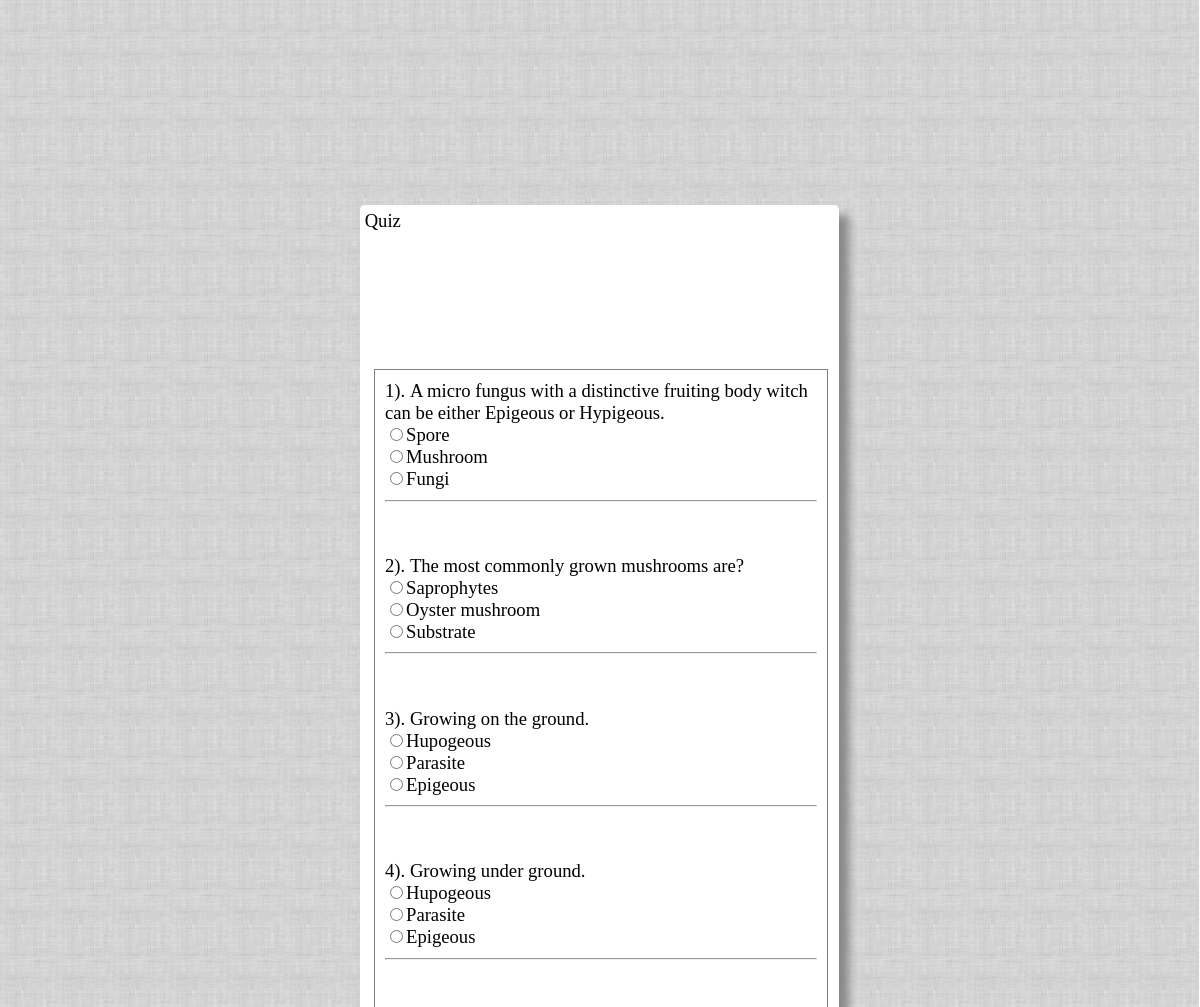
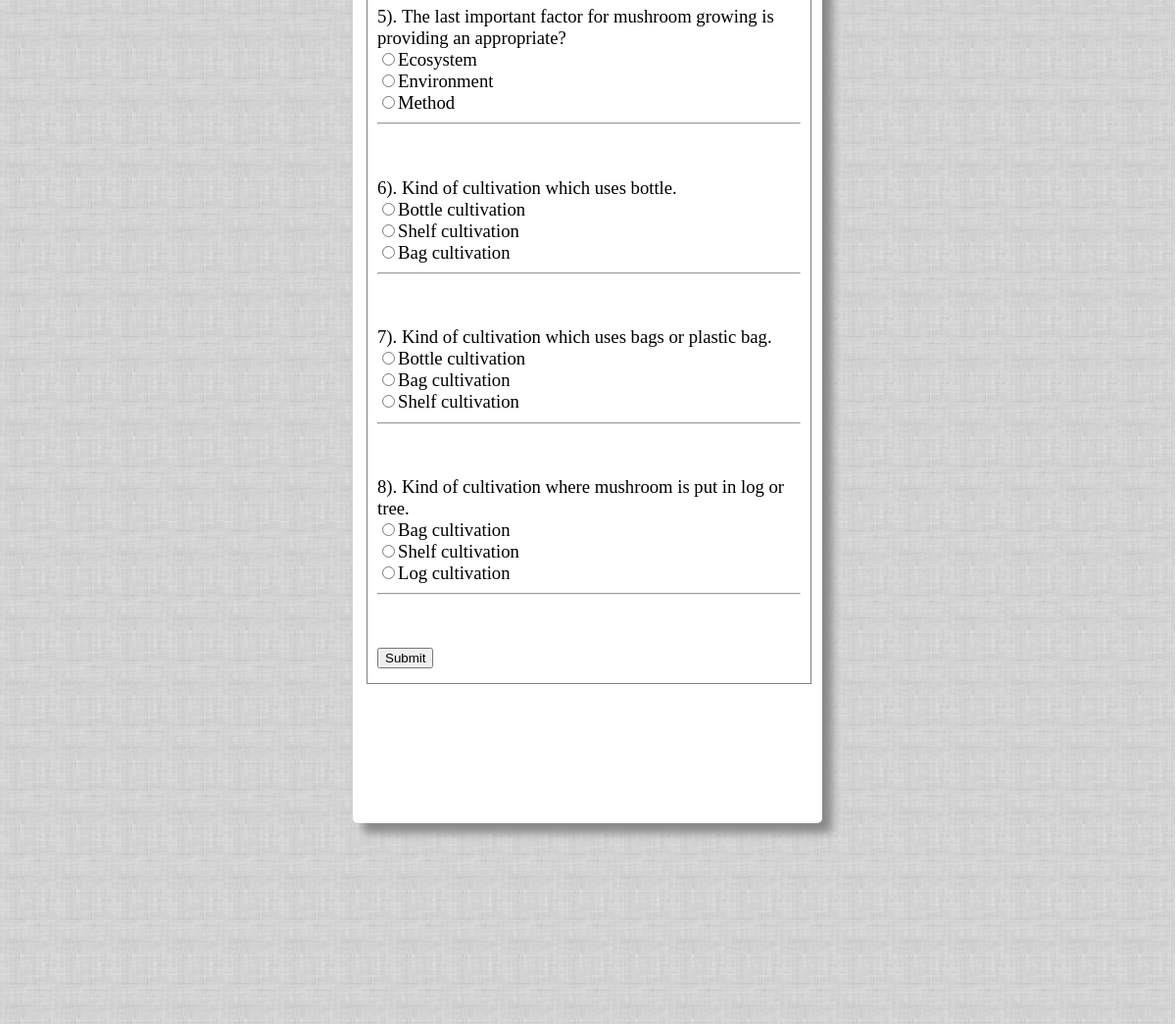
Screenshot of /navigator/user-quiz.php with the database file from the repository (2 pictures, top to bottom).
### tables this page shows
CREATE TABLE `quiz` (
  `id` int(11) NOT NULL AUTO_INCREMENT,
  `question` text NOT NULL,
  `choice1` varchar(45) NOT NULL,
  `choice2` varchar(45) NOT NULL,
  `choice3` varchar(45) NOT NULL,
  `answer` int(10) unsigned NOT NULL,
  PRIMARY KEY (`id`)
);

### navigator/user-quiz.php (the view, shortened to what this page needs)
<html>
	<head>
	</head>
	<body>
		<div id = "body">
		<div id = "edit-view">
			<div id="head">Quiz</div>
				<div id="content">
					<form action = "check-quiz.php" method = "post">
					<?php
						$res=mysql_query("SELECT * FROM quiz");
							$num = 1;
							while($row = mysql_fetch_array($res))
							{
								echo $num.").&nbsp".$row['question']."<br / >".
									"<input type=\"radio\" name = \"answer".$num."\" value = \"1\">".$row['choice1'].
									"<br /><input type=\"radio\" name = \"answer".$num."\" value = \"2\">".$row['choice2'].
									"<br /><input type=\"radio\" name = \"answer".$num."\" value = \"3\">".$row['choice3']."<hr /><br /><br />";
								$num++;
							}
					?>
						<input type = "submit" />
					</form>
				</div>
		</div>
		</div>
	</body>
</html>

### navigator/user-quiz.php (style rules this page uses)
#body { background-image:url("../images/design/main-bg.png"); position: absolute; top: 0px; left: 0px; width: 99.9%; height: 99.9%; }
#edit-view { position: absolute; top: 10%; left: 30%; width: 40%; height: 80%; background-color: white; border-radius: 5px 5px; box-shadow: 10px 10px 10px #888888; }
#head { height: 30px; font-size: 14pt; font-family: Tahoma; padding: 5px; }
#content { font-size: 14pt; font-family: Tahoma; border: 1px solid gray; height: 80%; width: 90%; position: absolute; top: 10%; left: 3%; padding: 10px; overflow:scroll; }

### rows the page displays
quiz: question "A micro fungus with a distinctive fruiting body witch can be either Epigeous or Hypigeous.", choice1 "Spore", choice2 "Mushroom", choice3 "Fungi"
quiz: question "The most commonly grown mushrooms are?", choice1 "Saprophytes", choice2 "Oyster mushroom", choice3 "Substrate"
quiz: question "Growing on the ground.", choice1 "Hupogeous", choice2 "Parasite", choice3 "Epigeous"
quiz: question "Growing under ground.", choice1 "Hupogeous", choice2 "Parasite", choice3 "Epigeous"
quiz: question "The last important factor for mushroom growing is providing an appropriate?", choice1 "Ecosystem", choice2 "Environment", choice3 "Method"
quiz: question "Kind of cultivation which uses bottle.", choice1 "Bottle cultivation", choice2 "Shelf cultivation", choice3 "Bag cultivation"
quiz: question "Kind of cultivation which uses bags or plastic bag.", choice1 "Bottle cultivation", choice2 "Bag cultivation", choice3 "Shelf cultivation"
quiz: question "Kind of cultivation where mushroom is put in log or tree.", choice1 "Bag cultivation", choice2 "Shelf cultivation", choice3 "Log cultivation"
